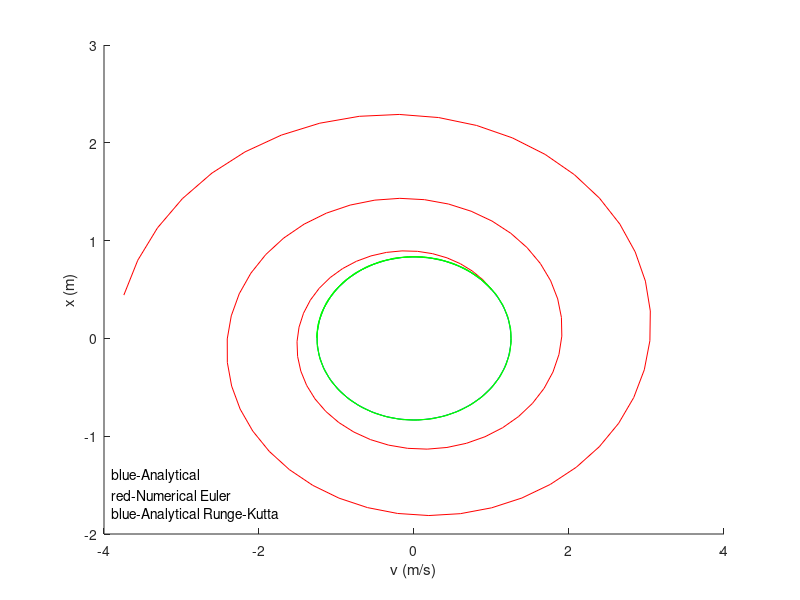

Here is the MATLAB script that generated this plot:
clear all
clc
w=0:0.01:2*pi;
x=5/4*cos(w);
y=5/6*sin(w);
hold on
plot(x,y,'b');

i=1;
v1(1)=1;
x1(1)=0.5;
t1=0:0.1:10;
while i<101
   x1(i+1)=x1(i)+v1(i)*0.1;
   v1(i+1)=v1(i)-2.25*x1(i)*0.1;
   i=i+1;
end
plot(v1,x1,'r');

i=1;
v2(1)=1;
x2(1)=0.5;
t2=0:0.1:10;
while i<101
   x2(i+1)=x2(i)+v2(i)*0.1-9/8*x2(i)*0.01;
   v2(i+1)=v2(i)-9/4*x2(i)*0.1-9/8*v2(i)*0.01;
   i=i+1;
end
plot(v2,x2,'g');

xlabel('v (m/s)');
ylabel('x (m)');
txt1 = text(-3.9,-1.6,'red-Numerical Euler','fontsize',10);
txt2 = text(-3.9,-1.4,'blue-Analytical','fontsize',10);
txt3 = text(-3.9,-1.8,'blue-Analytical Runge-Kutta','fontsize',10);